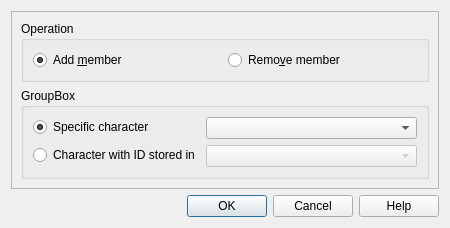
<?xml version="1.0" encoding="UTF-8"?>
<ui version="4.0">
 <class>ChangeParty</class>
 <widget class="QDialog" name="ChangeParty">
  <property name="geometry">
   <rect>
    <x>0</x>
    <y>0</y>
    <width>450</width>
    <height>211</height>
   </rect>
  </property>
  <property name="sizePolicy">
   <sizepolicy hsizetype="Fixed" vsizetype="Fixed">
    <horstretch>0</horstretch>
    <verstretch>0</verstretch>
   </sizepolicy>
  </property>
  <property name="maximumSize">
   <size>
    <width>450</width>
    <height>211</height>
   </size>
  </property>
  <property name="windowTitle">
   <string>Change party</string>
  </property>
  <layout class="QVBoxLayout" name="verticalLayout">
   <item>
    <widget class="QFrame" name="frame">
     <property name="frameShape">
      <enum>QFrame::StyledPanel</enum>
     </property>
     <property name="frameShadow">
      <enum>QFrame::Raised</enum>
     </property>
     <layout class="QVBoxLayout" name="verticalLayout_2">
      <item>
       <widget class="QGroupBox" name="groupBox">
        <property name="title">
         <string>Operation</string>
        </property>
        <layout class="QHBoxLayout" name="horizontalLayout">
         <item>
          <widget class="QRadioButton" name="op_add">
           <property name="text">
            <string>Add &amp;member</string>
           </property>
           <property name="checked">
            <bool>true</bool>
           </property>
          </widget>
         </item>
         <item>
          <widget class="QRadioButton" name="op_rem">
           <property name="text">
            <string>Remo&amp;ve member</string>
           </property>
          </widget>
         </item>
        </layout>
       </widget>
      </item>
      <item>
       <widget class="QGroupBox" name="groupBox_2">
        <property name="title">
         <string>GroupBox</string>
        </property>
        <layout class="QFormLayout" name="formLayout">
         <item row="0" column="0">
          <widget class="QRadioButton" name="target_box_specific">
           <property name="text">
            <string>Specific character</string>
           </property>
           <property name="checked">
            <bool>true</bool>
           </property>
          </widget>
         </item>
         <item row="0" column="1">
          <widget class="ActorRpgComboBox" name="target_specific"/>
         </item>
         <item row="1" column="0">
          <widget class="QRadioButton" name="target_box_variable">
           <property name="text">
            <string>Character with ID stored in</string>
           </property>
          </widget>
         </item>
         <item row="1" column="1">
          <widget class="VariableRpgComboBox" name="target_variable">
           <property name="enabled">
            <bool>false</bool>
           </property>
          </widget>
         </item>
        </layout>
       </widget>
      </item>
     </layout>
    </widget>
   </item>
   <item>
    <widget class="QDialogButtonBox" name="buttonBox">
     <property name="orientation">
      <enum>Qt::Horizontal</enum>
     </property>
     <property name="standardButtons">
      <set>QDialogButtonBox::Cancel|QDialogButtonBox::Help|QDialogButtonBox::Ok</set>
     </property>
     <property name="centerButtons">
      <bool>false</bool>
     </property>
    </widget>
   </item>
  </layout>
 </widget>
 <customwidgets>
  <customwidget>
   <class>ActorRpgComboBox</class>
   <extends>QComboBox</extends>
   <header>src/tools/rpgcombobox.h</header>
  </customwidget>
  <customwidget>
   <class>VariableRpgComboBox</class>
   <extends>QComboBox</extends>
   <header>src/tools/rpgcombobox.h</header>
  </customwidget>
 </customwidgets>
 <resources/>
 <connections>
  <connection>
   <sender>buttonBox</sender>
   <signal>accepted()</signal>
   <receiver>ChangeParty</receiver>
   <slot>accept()</slot>
   <hints>
    <hint type="sourcelabel">
     <x>248</x>
     <y>254</y>
    </hint>
    <hint type="destinationlabel">
     <x>157</x>
     <y>274</y>
    </hint>
   </hints>
  </connection>
  <connection>
   <sender>buttonBox</sender>
   <signal>rejected()</signal>
   <receiver>ChangeParty</receiver>
   <slot>reject()</slot>
   <hints>
    <hint type="sourcelabel">
     <x>316</x>
     <y>260</y>
    </hint>
    <hint type="destinationlabel">
     <x>286</x>
     <y>274</y>
    </hint>
   </hints>
  </connection>
  <connection>
   <sender>target_box_specific</sender>
   <signal>toggled(bool)</signal>
   <receiver>target_specific</receiver>
   <slot>setEnabled(bool)</slot>
   <hints>
    <hint type="sourcelabel">
     <x>100</x>
     <y>136</y>
    </hint>
    <hint type="destinationlabel">
     <x>348</x>
     <y>139</y>
    </hint>
   </hints>
  </connection>
  <connection>
   <sender>target_box_variable</sender>
   <signal>toggled(bool)</signal>
   <receiver>target_variable</receiver>
   <slot>setEnabled(bool)</slot>
   <hints>
    <hint type="sourcelabel">
     <x>131</x>
     <y>174</y>
    </hint>
    <hint type="destinationlabel">
     <x>348</x>
     <y>177</y>
    </hint>
   </hints>
  </connection>
 </connections>
</ui>
